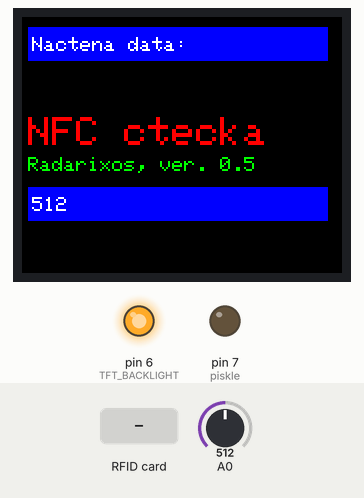
Recording of a sketch running on a simulated Arduino Uno, built with avr-gcc and run on an emulated ATmega328P. Shown: 160×128 colour display, output pins drawn as LEDs (lit = HIGH). The inputs (shaded band) are chosen by the test bench; at power-on: A0 = 512. What the sketch prints to the serial monitor is not drawn.

Above: at 1.5 s.
1.6 s: RFID card 5E 7A 19 C4 held to the reader
At 2.5 s:
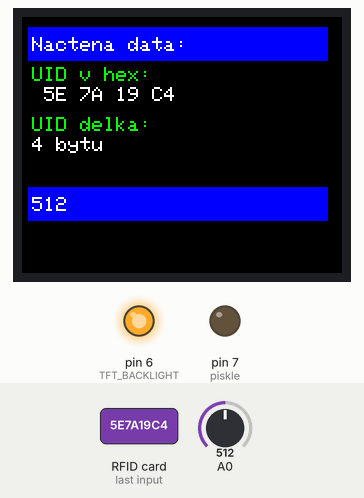
3.2 s: RFID card 5E 7A 19 C4 held to the reader
At 3.9 s:
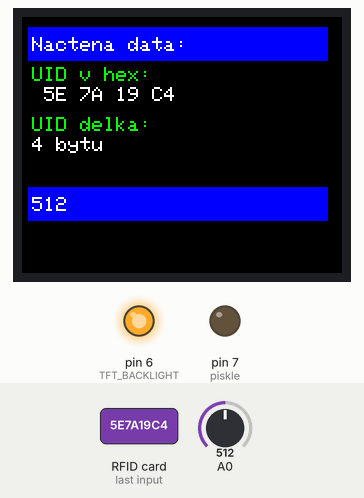
Timing chart, 0 to 6.2 s (numbered marks = the images above; inputs shaded):
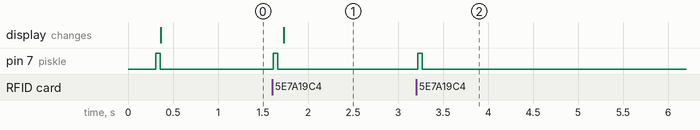

The sketch:

nfc_reader_05_packet.ino
```cpp
/* NFC reader with color display and bluetooth link (serial echo) to android phone
 * selfedu project for arduino nano, under GNU/GPL
 *
 * version 0.5, demo, 03/2019.
 * Arduino NANO - packet version
 * SPI disp, I2C PN532, BT HC04, keyboard via A0
 *
 */

#include <PN532_I2C.h>
#include <PN532.h>
#include <NfcAdapter.h>
#include <Adafruit_GFX.h>
#include <Adafruit_ST7735.h>
#include <SPI.h>
#include <SoftwareSerial.h>

#define TFT_CS        10  // CS for TFT
#define TFT_RST        9  // Reset for TFT
#define TFT_DC         8  // DC(A0) for TFT
#define TFT_BACKLIGHT  6  // Display backlight pin
#define RX 2              // serial data RX modul HC04/06
#define TX 3              // serial data TX modul HC04/06
const int piskle = 7;     // beep (if UID was readed)

// default HARDWARE SPI pins Uno/Nano:
// SPI MOSI = pin 11 (sda)
// SPI MISO = pin 12
// SPI SCLK = pin 13 (sck)

Adafruit_ST7735 tft = Adafruit_ST7735(TFT_CS, TFT_DC, TFT_RST);
PN532_I2C pn532i2c(Wire);         // vytvoření instance I2C komunikace pro PN532 adr 0x24
PN532 nfc(pn532i2c);              // vytvoření instance PN532 NFC modulu
SoftwareSerial bluetooth(TX, RX); // default pair PIN 1234

void pipni()    {
  digitalWrite(piskle, HIGH);
  delay(50);
  digitalWrite(piskle, LOW);
  }

void setup() {
  Serial.begin(9600);
  bluetooth.begin(9600);
  nfc.begin();
  pinMode(piskle, OUTPUT);
  pinMode(TFT_BACKLIGHT, OUTPUT);
  //tft.initR(INITR_BLACKTAB);      // Init ST7735S chip, black tab
  tft.initR(INITR_GREENTAB);        // Init ST7735S chip, greentab
  tft.setRotation(3);
  welcomeScreen();
  // uložení verze desky pro kontrolu jejího připojení
  uint32_t versiondata = nfc.getFirmwareVersion();
  // kontrola načtené verze NFC modulu
  if (!versiondata) {
    Serial.println("Nebyl nalezen PN53x modul!");
    bluetooth.println("Nebyl nalezen PN53x modul!");
    // zastavení programu
    while (1);
    }
  else {
    // vytištění informací o připojeném modulu
    Serial.print("Nalezen modul PN5"); Serial.println((versiondata >> 24) & 0xFF, HEX);
    bluetooth.print("Nalezen modul PN5"); bluetooth.println((versiondata >> 24) & 0xFF, HEX);
    Serial.print("Firmware verze "); Serial.print((versiondata >> 16) & 0xFF, DEC);
    bluetooth.print("Firmware modulu NFC - verze "); bluetooth.print((versiondata >> 16) & 0xFF, DEC);
    Serial.print('.'); Serial.println((versiondata >> 8) & 0xFF, DEC);
    bluetooth.print('.'); bluetooth.println((versiondata >> 8) & 0xFF, DEC);
    }

  // nastavení maximálního počtu pokusů o čtení NFC tagu,
  // 0xFF odpovídá cca jedné sekundě
  nfc.setPassiveActivationRetries(0x10);
  // konfigurace NFC modulu pro čtení tagů
  nfc.SAMConfig();
  // vytištění informace o začátku čtení
  Serial.println("PN532 modul nastaven, prilozte tag...");
  pipni();
}

void welcomeScreen() {
  digitalWrite(TFT_BACKLIGHT, HIGH); // Backlight TFT on
  tft.fillScreen(ST77XX_BLACK);
  tft.setCursor(3,50);
  tft.setTextSize(2);
  tft.setTextColor(ST77XX_RED);
  tft.print("NFC ctecka"); bluetooth.println("NFC reader");
  tft.setCursor(3,70);
  tft.setTextSize(1);
  tft.setTextColor(ST77XX_GREEN);
  tft.print("Radarixos, ver. 0.5");bluetooth.println("Radarixos, ver. 0.5");
  tft.setCursor(3,90);
  tft.setTextSize(1);
  tft.setTextColor(ST77XX_MAGENTA);
  tft.print("Bluetooth serial"); bluetooth.println("Bluetooth - serial link seems OK!");
}

void printHex(byte *buffer, byte bufferSize)
  {
  for (byte i = 0; i < bufferSize; i++)
    {
    Serial.print(buffer[i] < 0x10 ? " 0" : " ");
    Serial.print(buffer[i], HEX);
    }
  }

void cudliky() {
  String text;
  int analogData = analogRead(0);
  if (analogData < 50) text = "BUDIZ  ";                        //do zeme 0R
  if (analogData > 150 && analogData < 250) text = "DOLU   ";    //213
  if (analogData > 650 && analogData < 750) text = "NAHORU ";    //695
  if (analogData > 950 && analogData < 1100) text = "NIC    ";   //1023
  tft.fillRect(3,85,150,17,ST77XX_BLUE);
  tft.setTextColor(ST77XX_WHITE);
  tft.setCursor(5,90);
  tft.setTextSize(1);
  tft.print(text); tft.print(analogData);
  Serial.println(text); bluetooth.println(text);
  Serial.println(analogData);
}

void loop() {
  //cteni klavesnice na A0
  cudliky();

  //modry podklad a text "Nactena data:"
  tft.fillRect(3,5,150,17,ST77XX_BLUE);
  tft.setTextColor(ST77XX_WHITE);
  tft.setCursor(5,10);
  tft.setTextSize(1);
  tft.print("Nactena data:");

  // vytvoření proměnných, do kterých se budou ukládat výsledky čtení
  boolean uspech;                          // úspěšné čtení
  uint8_t uid[] = { 0, 0, 0, 0, 0, 0, 0 }; // unikátní ID tagu
  uint8_t uidLength;                       // délka ID tagu

  // zahájení čtení tagů v okolí, výsledek čtení se uloží do nastavených proměnných
  uspech = nfc.readPassiveTargetID(PN532_MIFARE_ISO14443A, &uid[0], &uidLength);

  // pokud je čtení úspěšné, vypíšeme získané informace
  if (uspech) {
    Serial.println("Nacten NFC:"); bluetooth.println("Nacten NFC: ");
    pipni();
    tft.fillScreen(ST77XX_BLACK);
    tft.setTextSize(1);

    Serial.print("UID delka: ");
    Serial.print(uidLength, DEC);
    Serial.println(" bytu");
    tft.setCursor(5,50);
    tft.setTextColor(ST77XX_GREEN);
    tft.print("UID delka: ");
    tft.setTextColor(ST77XX_WHITE);
    tft.setCursor(5,60);
    tft.print(uidLength, DEC);
    tft.print(" bytu");

    Serial.print("UID hodnoty: ");
    tft.setTextColor(ST77XX_GREEN);
    tft.setCursor(5,25);
    tft.setTextSize(1);
    tft.print("UID v hex: "); bluetooth.println("UID v hex:");
    tft.setCursor(5,35);

    for (uint8_t i = 0; i < uidLength; i++) {
      Serial.print(" 0x"); Serial.print(uid[i], HEX);
      tft.setTextColor(ST77XX_WHITE);
      tft.print(uid[i] < 0x10 ? " 0" : " ");              //zapis s mezerama mezi bytama
      tft.print(uid[i], HEX);                             //zapis s mezerama mezi bytama
      bluetooth.print(uid[i] < 0x10 ? " 0" : " ");        //zapis s mezerama mezi bytama
      bluetooth.print(uid[i], HEX);                       //zapis s mezerama mezi bytama
     }
    Serial.println(""); bluetooth.println("");            //odradkovani na serialu a bluetooth
   }
  else {
    // vytištění informace o vypršení času čtení
    Serial.println("zadny tag.");
    }
}
```

Measured:
- after the input at 1.6 s, pin 7 (piskle): LOW → HIGH at once, → LOW 0.05 s later; the display: changes after 0.13 s (image 1)
- after the input at 3.2 s, pin 7 (piskle): LOW → HIGH at once, → LOW 0.05 s later
